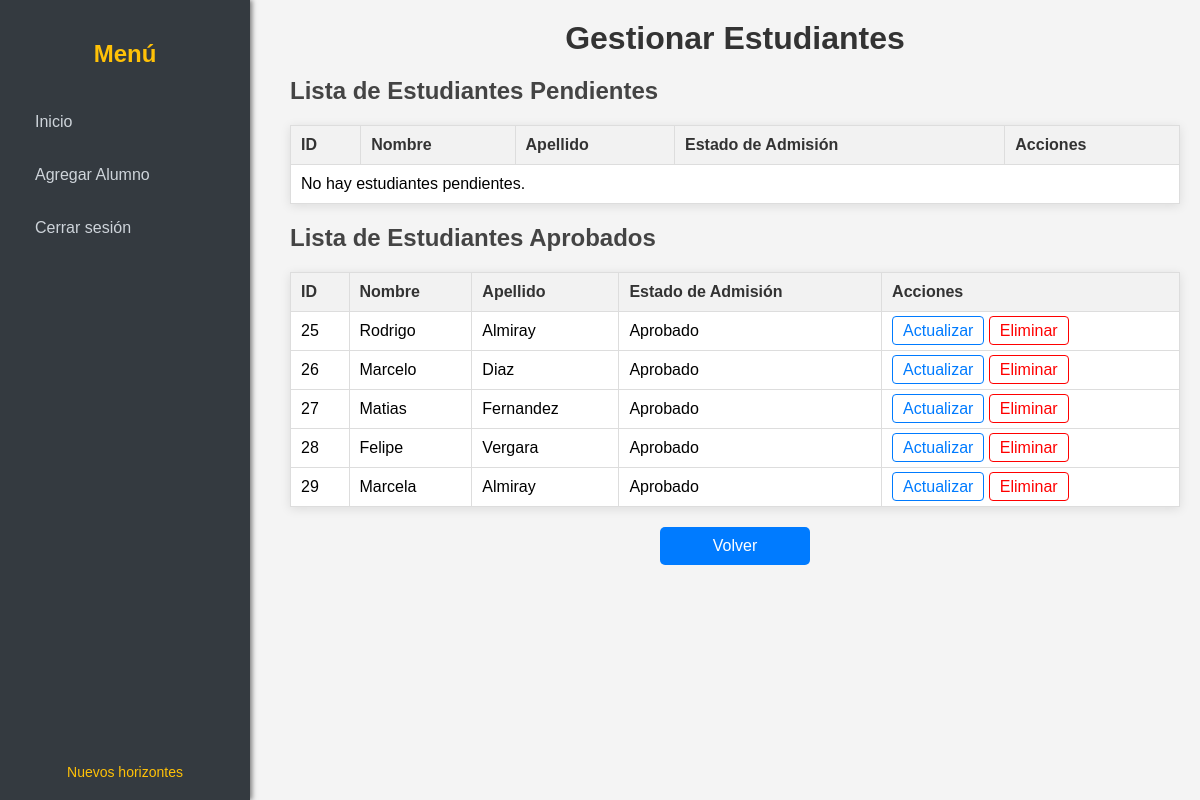
The page /gestionar_estudiantes/ (signed in) on the database as committed earlier.
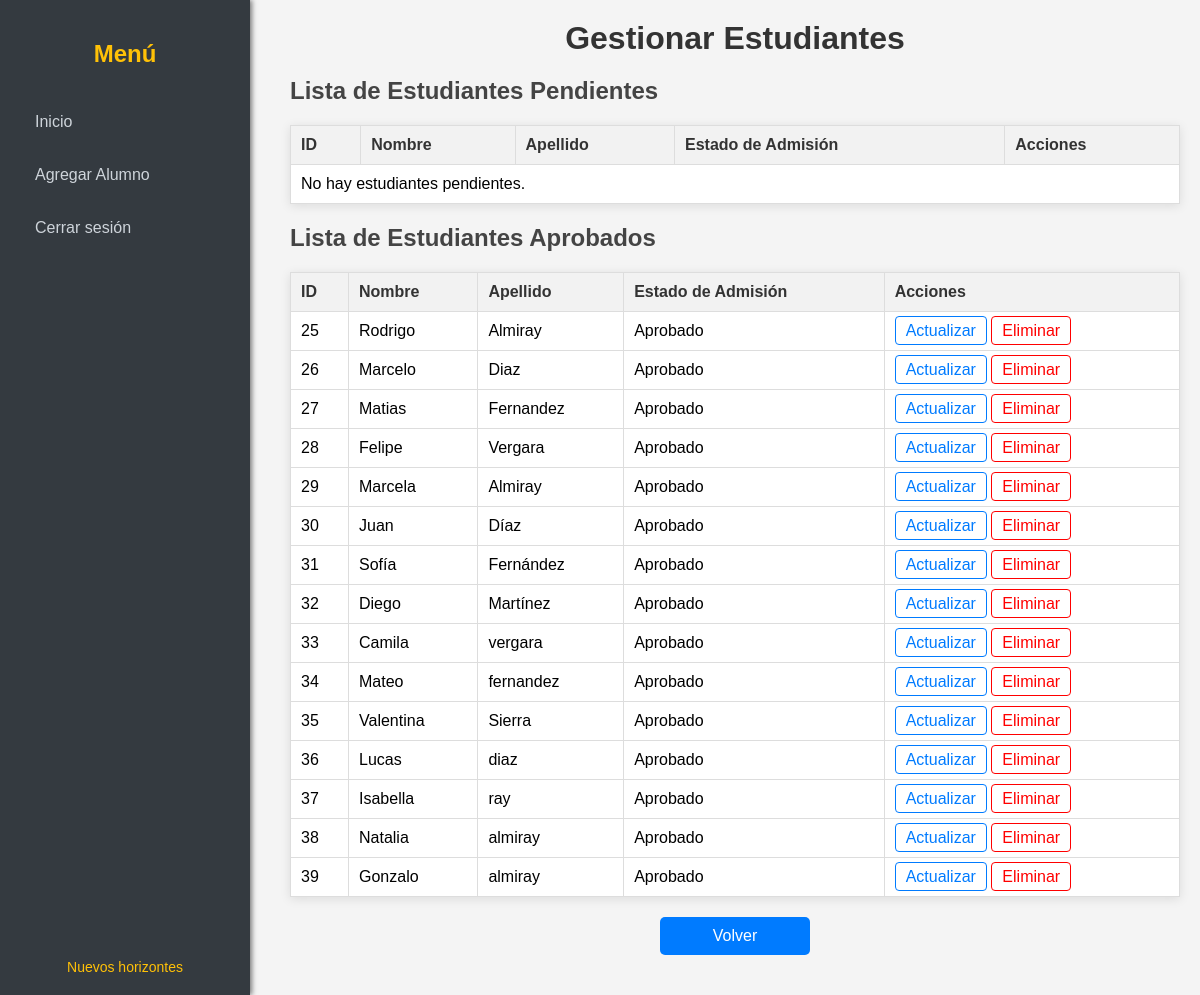
The same page on the database as committed later.
### core/models.py (models this page shows, shortened)
class Alumno(models.Model):
    user = models.OneToOneField(User, on_delete=models.CASCADE)
    nombre = models.CharField(max_length=100)
    apellido = models.CharField(max_length=200, default='Sin apellido')
    email = models.EmailField(unique=True)
    apoderado = models.ForeignKey(Apoderado, related_name='alumnos', on_delete=models.SET_NULL, null=True)
    estado_admision = models.CharField(max_length=50, default='Pendiente')

### core/views.py (the view)
# urls.py: path('gestionar_estudiantes/', views.gestionar_estudiantes, name='gestionar_estudiantes'),
@login_required
def gestionar_estudiantes(request):
    alumnos_pendientes = Alumno.objects.filter(estado_admision='Pendiente')
    alumnos_aprobados = Alumno.objects.filter(estado_admision='Aprobado')
    context = {
        'alumnos_pendientes': alumnos_pendientes,
        'alumnos_aprobados': alumnos_aprobados,
    }
    return render(request, 'gestionar_estudiantes.html', context)

### core/templates/gestionar_estudiantes.html (shortened to what this page needs)
{% load static %}
<!DOCTYPE html>
<html lang="es">
<head>
</head>
<body>
    <div class="sidebar">
        <h2>Menú</h2>
        <ul>
            <li><a href="{% url 'panel_admision' %}">Inicio</a></li>
            <li><a href="{% url 'agregar_alumno' %}">Agregar Alumno</a></li>
            <li>
                <form action="{% url 'logout' %}" method="post" style="display: inline;">
                    <button type="submit">Cerrar sesión</button>
                </form>
            </li>
        </ul>
        <div class="footer">
            <a href="#">Nuevos horizontes</a>
        </div>
    </div>
    <div class="main-content">
        <h1>Gestionar Estudiantes</h1>
        <h2>Lista de Estudiantes Pendientes</h2>
        <table>
            <thead>
                <tr>
                    <th>ID</th>
                    <th>Nombre</th>
                    <th>Apellido</th>
                    <th>Estado de Admisión</th>
                    <th>Acciones</th>
                </tr>
            </thead>
            <tbody>
                {% for alumno in alumnos_pendientes %}
                    <tr>
                        <td data-label="ID">{{ alumno.id }}</td>
                        <td data-label="Nombre">{{ alumno.nombre }}</td>
                        <td data-label="Apellido">{{ alumno.apellido }}</td>
                        <td data-label="Estado de Admisión">{{ alumno.estado_admision }}</td>
                        <td data-label="Acciones">
                            <a class="btn-actualizar" href="{% url 'actualizar_matricula' alumno.id %}">Actualizar</a>
                            <a class="btn-eliminar" href="{% url 'eliminar_alumno' alumno.id %}">Eliminar</a>
                        </td>
                    </tr>
                {% empty %}
                    <tr>
                        <td colspan="5">No hay estudiantes pendientes.</td>
                    </tr>
                {% endfor %}
            </tbody>
        </table>
        <h2>Lista de Estudiantes Aprobados</h2>
        <table>
            <thead>
                <tr>
                    <th>ID</th>
                    <th>Nombre</th>
                    <th>Apellido</th>
                    <th>Estado de Admisión</th>
                    <th>Acciones</th>
                </tr>
            </thead>
            <tbody>
                {% for alumno in alumnos_aprobados %}
                    <tr>
                        <td data-label="ID">{{ alumno.id }}</td>
                        <td data-label="Nombre">{{ alumno.nombre }}</td>
                        <td data-label="Apellido">{{ alumno.apellido }}</td>
                        <td data-label="Estado de Admisión">{{ alumno.estado_admision }}</td>
                        <td data-label="Acciones">
                            <a class="btn-actualizar" href="{% url 'actualizar_matricula' alumno.id %}">Actualizar</a>
                            <a class="btn-eliminar" href="{% url 'eliminar_alumno' alumno.id %}">Eliminar</a>
                        </td>
                    </tr>
                {% empty %}
                    <tr>
                        <td colspan="5">No hay estudiantes aprobados.</td>
                    </tr>
                {% endfor %}
            </tbody>
        </table>
        <a href="{% url 'panel_admision' %}" class="btn-volver">Volver</a>
    </div>
</body>
</html>

### core/templates/gestionar_estudiantes.html (style rules this page uses)
* { margin: 0; padding: 0; box-sizing: border-box; }
body { font-family: Arial, sans-serif; display: flex; height: 100vh; background-color: #f4f4f4; }
.sidebar { width: 250px; background-color: #343a40; color: white; padding: 20px; position: fixed; height: 100%; overflow-y: auto; box-shadow: 2px 0 5px rgba(0, 0, 0, 0.5); display: flex; flex-direction: column; justify-content: space-between; }
.sidebar h2 { text-align: center; font-size: 1.5em; color: #ffc107; margin-bottom: 20px; font-weight: bold; }
.sidebar ul { list-style: none; padding: 0; flex-grow: 1; }
.sidebar ul li { margin: 15px 0; }
.sidebar ul li a, .sidebar ul li form button { color: #ced4da; text-decoration: none; padding: 10px 15px; border-radius: 5px; transition: background-color 0.3s, color 0.3s; display: block; background: none; border: none; cursor: pointer; font-family: inherit; font-size: inherit; width: 100%; text-align: left; }
.footer { text-align: center; font-size: 14px; color: #ffc107; margin-top: 20px; }
.footer a { color: #ffc107; text-decoration: none; transition: color 0.3s; }
.main-content { margin-left: 270px; padding: 20px; width: calc(100% - 270px); overflow-y: auto; }
h1 { text-align: center; color: #333; margin-bottom: 20px; }
h2 { color: #444; margin-top: 20px; }
table { width: 100%; border-collapse: collapse; margin-top: 20px; background-color: white; box-shadow: 0 2px 10px rgba(0, 0, 0, 0.1); }
th, td { border: 1px solid #ddd; padding: 10px; text-align: left; }
th { background-color: #f2f2f2; color: #333; }
.btn-eliminar { color: red; text-decoration: none; border: 1px solid red; padding: 5px 10px; border-radius: 4px; cursor: pointer; transition: background-color 0.3s; }
.btn-actualizar { color: #007bff; text-decoration: none; border: 1px solid #007bff; padding: 5px 10px; border-radius: 4px; cursor: pointer; transition: background-color 0.3s; }
.btn-volver { background-color: #007bff; color: white; padding: 10px 20px; border-radius: 5px; text-decoration: none; font-size: 16px; cursor: pointer; transition: background-color 0.3s; display: block; text-align: center; margin-top: 20px; width: 150px; margin: 20px auto; }

Rows that differ between the two databases and show on the page:
added Alumno: id "30", nombre "Juan", apellido "Díaz", estado_admision "Aprobado"
added Alumno: id "31", nombre "Sofía", apellido "Fernández", estado_admision "Aprobado"
added Alumno: id "32", nombre "Diego", apellido "Martínez", estado_admision "Aprobado"
added Alumno: id "33", nombre "Camila", apellido "vergara", estado_admision "Aprobado"
added Alumno: id "34", nombre "Mateo", apellido "fernandez", estado_admision "Aprobado"
added Alumno: id "35", nombre "Valentina", apellido "Sierra", estado_admision "Aprobado"
added Alumno: id "36", nombre "Lucas", apellido "diaz", estado_admision "Aprobado"
added Alumno: id "37", nombre "Isabella", apellido "ray", estado_admision "Aprobado"
added Alumno: id "38", nombre "Natalia", apellido "almiray", estado_admision "Aprobado"
added Alumno: id "39", nombre "Gonzalo", apellido "almiray", estado_admision "Aprobado"
